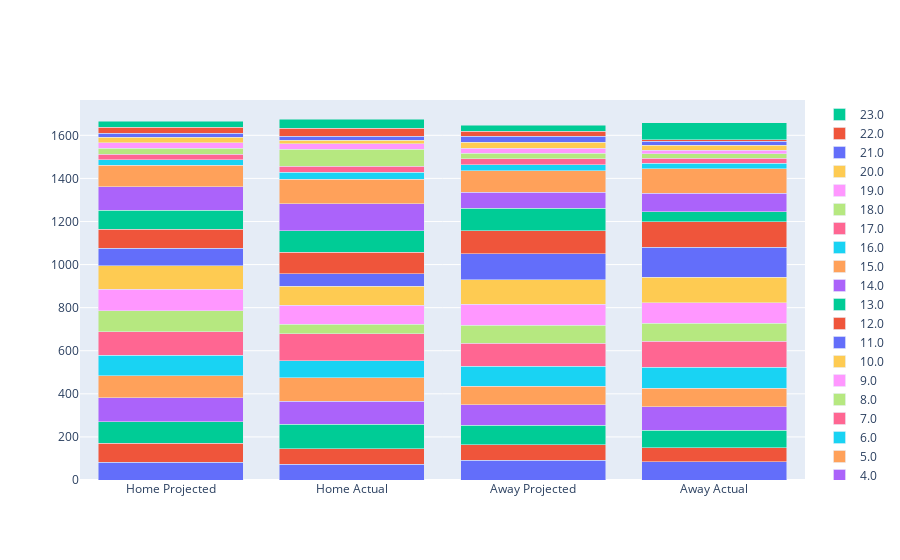

The code cell stored with this chart in its notebook:
### Code cell
import plotly.graph_objects as go

pos_plotlist = []
for _, row in all_players.iterrows():
    pos_plot = go.Bar(
        name=row.Number,
        x = ['Home Projected', 'Home Actual', 'Away Projected', 'Away Actual'],
        y = [row['home contributions'], row['home minute_elos'], row['away contributions'], row['away minute_elos']],
        customdata = [row['Home Player'], row['Home Player'], row['Away Player'], row['Away Player']],
        hovertemplate = 
            "<b>%{customdata}</b>: " + 
            "%{y}"
    )
    pos_plotlist.append(pos_plot)

fig = go.Figure(data=pos_plotlist)
# Change the bar mode
fig.update_layout(barmode='stack')
fig.show()

### Figure 1 — Plotly figure (JSON) as saved in the notebook; plotly's stock layout.template omitted (floating-point values rounded to 4 significant figures)
{"data": [{"customdata": ["George Bower", "George Bower", "Andrew Porter", "Andrew Porter"], "hovertemplate": "<b>%{customdata}</b>: %{y}", "name": "1.0", "type": "bar", "x": ["Home Projected", "Home Actual", "Away Projected", "Away Actual"], "y": [82.03, 74.07, 92.57, 84.89]}, {"customdata": ["Codie Taylor", "Codie Taylor", "Dan Sheehan", "Dan Sheehan"], "hovertemplate": "<b>%{customdata}</b>: %{y}", "name": "2.0", "type": "bar", "x": ["Home Projected", "Home Actual", "Away Projected", "Away Actual"], "y": [88.9, 71.49, 71.1, 64.21]}, {"customdata": ["Ofa Tu'ungafasi", "Ofa Tu'ungafasi", "Tadhg Furlong", "Tadhg Furlong"], "hovertemplate": "<b>%{customdata}</b>: %{y}", "name": "3.0", "type": "bar", "x": ["Home Projected", "Home Actual", "Away Projected", "Away Actual"], "y": [99.49, 113.7, 90.15, 82.67]}, {"customdata": ["Brodie Retallick", "Brodie Retallick", "Tadhg Beirne", "Tadhg Beirne"], "hovertemplate": "<b>%{customdata}</b>: %{y}", "name": "4.0", "type": "bar", "x": ["Home Projected", "Home Actual", "Away Projected", "Away Actual"], "y": [110.3, 107.3, 94.72, 108.3]}, {"customdata": ["Scott Barrett", "Scott Barrett", "James Ryan", "James Ryan"], "hovertemplate": "<b>%{customdata}</b>: %{y}", "name": "5.0", "type": "bar", "x": ["Home Projected", "Home Actual", "Away Projected", "Away Actual"], "y": [103.1, 107.6, 87.56, 85.25]}, {"customdata": ["Dalton Papalii", "Dalton Papalii", "Peter O'Mahony", "Peter O'Mahony"], "hovertemplate": "<b>%{customdata}</b>: %{y}", "name": "6.0", "type": "bar", "x": ["Home Projected", "Home Actual", "Away Projected", "Away Actual"], "y": [94.9, 79.0, 92.23, 98.9]}, {"customdata": ["Sam Cane", "Sam Cane", "Josh van der Flier", "Josh van der Flier"], "hovertemplate": "<b>%{customdata}</b>: %{y}", "name": "7.0", "type": "bar", "x": ["Home Projected", "Home Actual", "Away Projected", "Away Actual"], "y": [109.9, 125.6, 105.3, 120.4]}, {"customdata": ["Ardie Savea", "Ardie Savea", "Caelan Doris", "Caelan Doris"], "hovertemplate": "<b>%{customdata}</b>: %{y}", "name": "8.0", "type": "bar", "x": ["Home Projected", "Home Actual", "Away Projected", "Away Actual"], "y": [97.2, 45.26, 84.67, 82.43]}, {"customdata": ["Aaron Smith", "Aaron Smith", "Jamison Gibson-Park", "Jamison Gibson-Park"], "hovertemplate": "<b>%{customdata}</b>: %{y}", "name": "9.0", "type": "bar", "x": ["Home Projected", "Home Actual", "Away Projected", "Away Actual"], "y": [99.65, 87.17, 98.17, 95.57]}, {"customdata": ["Beauden Barrett", "Beauden Barrett", "Johnny Sexton", "Johnny Sexton"], "hovertemplate": "<b>%{customdata}</b>: %{y}", "name": "10.0", "type": "bar", "x": ["Home Projected", "Home Actual", "Away Projected", "Away Actual"], "y": [109.4, 87.95, 112.7, 117.7]}, {"customdata": ["Leicester Fainga'anuku", "Leicester Fainga'anuku", "James Lowe", "James Lowe"], "hovertemplate": "<b>%{customdata}</b>: %{y}", "name": "11.0", "type": "bar", "x": ["Home Projected", "Home Actual", "Away Projected", "Away Actual"], "y": [82.1, 57.92, 122.2, 139.6]}, {"customdata": ["Quinn Tupaea", "Quinn Tupaea", "Robbie Henshaw", "Robbie Henshaw"], "hovertemplate": "<b>%{customdata}</b>: %{y}", "name": "12.0", "type": "bar", "x": ["Home Projected", "Home Actual", "Away Projected", "Away Actual"], "y": [88.2, 100.8, 105.1, 120.1]}, {"customdata": ["Rieko Ioane", "Rieko Ioane", "Garry Ringrose", "Garry Ringrose"], "hovertemplate": "<b>%{customdata}</b>: %{y}", "name": "13.0", "type": "bar", "x": ["Home Projected", "Home Actual", "Away Projected", "Away Actual"], "y": [86.56, 98.93, 105.7, 46.23]}, {"customdata": ["Sevu Reece", "Sevu Reece", "Mack Hansen", "Mack Hansen"], "hovertemplate": "<b>%{customdata}</b>: %{y}", "name": "14.0", "type": "bar", "x": ["Home Projected", "Home Actual", "Away Projected", "Away Actual"], "y": [109.1, 124.7, 74.42, 85.05]}, {"customdata": ["Jordie Barrett", "Jordie Barrett", "Hugo Keenan", "Hugo Keenan"], "hovertemplate": "<b>%{customdata}</b>: %{y}", "name": "15.0", "type": "bar", "x": ["Home Projected", "Home Actual", "Away Projected", "Away Actual"], "y": [100.5, 114.8, 100.0, 114.3]}, {"customdata": ["Samisoni Taukei'aho", "Samisoni Taukei'aho", "Rob Herring", "Rob Herring"], "hovertemplate": "<b>%{customdata}</b>: %{y}", "name": "16.0", "type": "bar", "x": ["Home Projected", "Home Actual", "Away Projected", "Away Actual"], "y": [25.32, 32.06, 26.48, 23.75]}, {"customdata": ["Aidan Ross", "Aidan Ross", "Cian Healy", "Cian Healy"], "hovertemplate": "<b>%{customdata}</b>: %{y}", "name": "17.0", "type": "bar", "x": ["Home Projected", "Home Actual", "Away Projected", "Away Actual"], "y": [25.63, 27.04, 28.79, 24.3]}, {"customdata": ["Angus Ta'avao", "Angus Ta'avao", "Finlay Bealham", "Finlay Bealham"], "hovertemplate": "<b>%{customdata}</b>: %{y}", "name": "18.0", "type": "bar", "x": ["Home Projected", "Home Actual", "Away Projected", "Away Actual"], "y": [27.76, 80.56, 24.39, 20.59]}, {"customdata": ["Patrick Tuipulotu", "Patrick Tuipulotu", "Kieran Treadwell", "Kieran Treadwell"], "hovertemplate": "<b>%{customdata}</b>: %{y}", "name": "19.0", "type": "bar", "x": ["Home Projected", "Home Actual", "Away Projected", "Away Actual"], "y": [25.78, 25.84, 24.47, 15.5]}, {"customdata": ["Pita Gus Sowakula", "Pita Gus Sowakula", "Jack Conan", "Jack Conan"], "hovertemplate": "<b>%{customdata}</b>: %{y}", "name": "20.0", "type": "bar", "x": ["Home Projected", "Home Actual", "Away Projected", "Away Actual"], "y": [24.63, 15.59, 28.17, 25.27]}, {"customdata": ["Folau Fakatava", "Folau Fakatava", "Conor Murray", "Conor Murray"], "hovertemplate": "<b>%{customdata}</b>: %{y}", "name": "21.0", "type": "bar", "x": ["Home Projected", "Home Actual", "Away Projected", "Away Actual"], "y": [18.7, 18.74, 26.16, 16.56]}, {"customdata": ["Richie Mo'unga", "Richie Mo'unga", "Joey Carbery", "Joey Carbery"], "hovertemplate": "<b>%{customdata}</b>: %{y}", "name": "22.0", "type": "bar", "x": ["Home Projected", "Home Actual", "Away Projected", "Away Actual"], "y": [29.32, 37.12, 22.76, 8.404]}, {"customdata": ["Will Jordan", "Will Jordan", "Bundee Aki", "Bundee Aki"], "hovertemplate": "<b>%{customdata}</b>: %{y}", "name": "23.0", "type": "bar", "x": ["Home Projected", "Home Actual", "Away Projected", "Away Actual"], "y": [25.92, 42.39, 30.0, 79.14]}], "layout": {"barmode": "stack"}}
